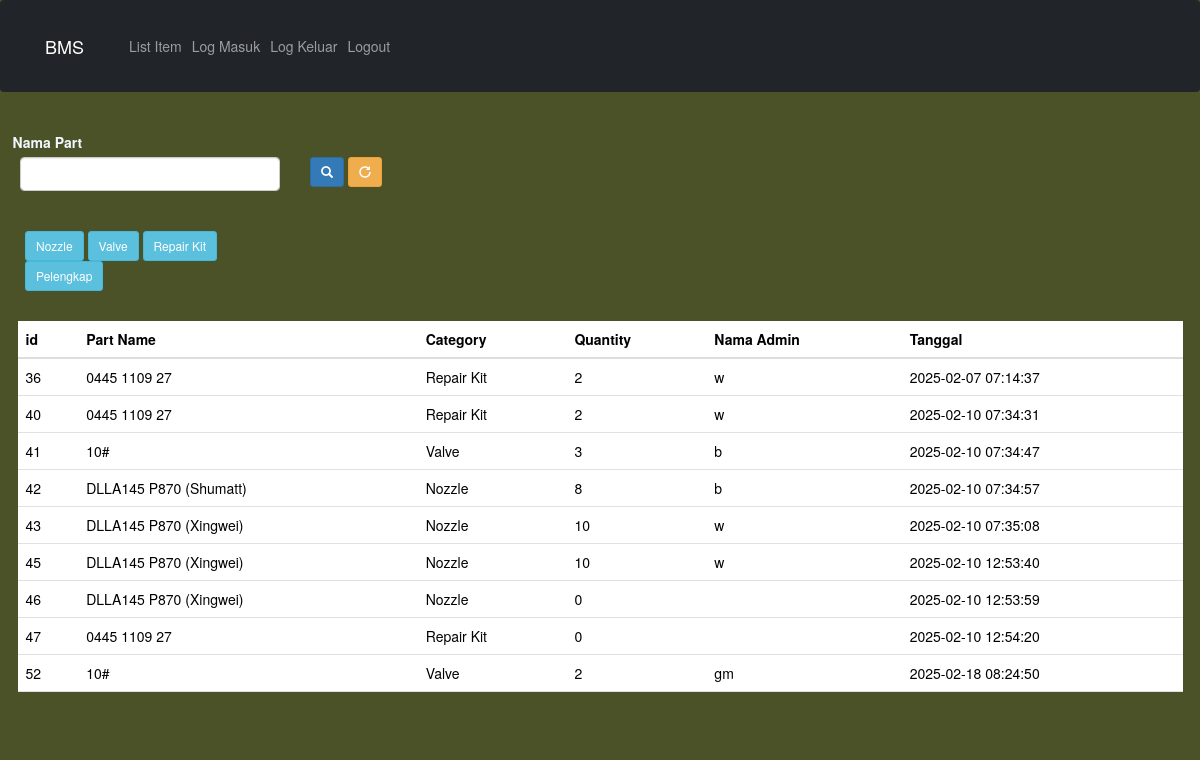
Page /inventory_pages/in_log.php on the committed database.
### tables this page shows
CREATE TABLE `category_table` (
  `id` int(11) NOT NULL,
  `category` text NOT NULL,
  `created_on` timestamp NOT NULL DEFAULT current_timestamp(),
  `updated_on` timestamp NOT NULL DEFAULT current_timestamp()
);

CREATE TABLE `logger` (
  `id` int(11) NOT NULL,
  `part_name` text NOT NULL,
  `category` text NOT NULL,
  `logging` text NOT NULL,
  `quantity` int(11) NOT NULL,
  `issued_by` text NOT NULL,
  `created_on` timestamp NOT NULL DEFAULT current_timestamp(),
  `updated_on` timestamp NOT NULL DEFAULT current_timestamp()
);

### inventory_pages/in_log.php (the view, shortened to what this page needs)
<!DOCTYPE html>
<html lang="en">
    <head>
        <link href="https://cdn.jsdelivr.net/npm/bootstrap@5.3.2/dist/css/bootstrap.min.css" rel="stylesheet">
        <link rel="stylesheet" href="https://maxcdn.bootstrapcdn.com/bootstrap/3.3.7/css/bootstrap.min.css">
        <link rel="stylesheet" type='text/css' href='style.css'>
    </head>
    <body>
        <?php
        include 'sql.php';
        ?>
        <nav class="navbar navbar-expand-lg navbar-dark bg-dark fixed-top">
            <div class="container" id='navbar'>
                <a class="navbar-brand" href="index.php">BMS</a>
                <div class="collapse navbar-collapse" id="navbarNav">
                    <ul class="navbar-nav ms-auto">
                        <li class="nav-item">
                            <a class="nav-link" href="list.php">List Item</a>
                        </li>
                        <li class="nav-item">
                            <a class="nav-link" href="in_log.php">Log Masuk</a>
                        </li>
                        <li class="nav-item">
                            <a class="nav-link" href="out_log.php">Log Keluar</a>
                        </li>
                        <li class="nav-item">
                            <a class="nav-link" href="logout.php">Logout</a>
                        </li>
                    </ul>
                </div>
                <a class="navbar-brand" href="index.php"><?php echo $_SESSION['username']. $_SESSION['permission']; ?></a>
            </div>
        </nav>
        <?php
            try {
                $conn = new PDO("mysql:host=$servername;dbname=$dbname", $username, $password);
                $conn->setAttribute(PDO::ATTR_ERRMODE, PDO::ERRMODE_EXCEPTION);
            } catch (PDOException $e) {
                echo "
                <div class='alert alert-danger' role='alert'>
                    Error: " . $e->getMessage() . "</div>";
            }
            if (isset($x)) {
                $stmt = $conn->prepare("SELECT * FROM logger WHERE `logging` = 'In' AND part_name LIKE '$x';");
            }
            elseif(isset($category)){
                $stmt = $conn->prepare("SELECT * FROM logger WHERE `logging` = 'In' AND category = '$category';");
            }
            else{
                $stmt = $conn->prepare("SELECT * FROM logger WHERE `logging` = 'In';");
            }
            $stmt->execute();
            $stmt2 = $conn->prepare("SELECT * FROM category_table");
            $stmt2->execute();
        ?>
        <div class='md-5 content'>
            <form method="post">
                <div class='row'>
                    <div class='row'>
                        <label for="part_name" class='form-label text_bold text_bold'>Nama Part</label>
                        <div class='mb-3 col-md-3'>
                            <input class="form-control" type="text" name="part_name" value=''>
                        </div>
                        <div class='mb-3 col-md-3'>
                            <button type="submit" name='search' value='0' class="btn btn-primary btn-sm">
                                <span class="glyphicon glyphicon-search"></span>
                            </button>
                            <button type="submit" name='refresh' value='0' class="btn btn-warning btn-sm">
                                <span class="glyphicon glyphicon-repeat"></span>
                            </button>
                        </div>
                    </div>
                </div>
                <div class='row'>
                    <div class='mb-3 col-md-3'>
                        <?php
                        $category = $stmt2->fetchAll(PDO::FETCH_ASSOC);
                        foreach($category as $cat){
                            echo "
                            <button type='submit' name='category' value='{$cat['category']}' class='btn btn-info btn-sm'>
                                {$cat['category']}
                            </button>
                            ";
                        }
                        ?>
                    </div>
                </div>
            </form>
            <div class='row'>
                <div class='mb-3'>
                    <table id="myTable" class='table'>
                        <thead>
                            <tr>
                                <th>id</th>
                                <th>Part Name</th>
                                <th>Category</th>
                                <th>Quantity</th>
                                <th>Nama Admin</th>
                                <th>Tanggal</th>
                            </tr>
                        </thead>
                        <tbody>
                            <?php
                            $table = $stmt->fetchAll(PDO::FETCH_ASSOC);
                            foreach($table as $row):
                            ?>
                                <tr>
                                    <form method='post'>
                                        <td><?php echo isset($row['id']) ? $row['id'] : '';?></td>
                                        <td><?php echo isset($row['part_name']) ? $row['part_name'] : '';?></td>
                                        <td><?php echo isset($row['category']) ? $row['category'] : '';?></td>
                                        <td><?php echo isset($row['quantity']) ? $row['quantity'] : '';?></td>
                                        <td><?php echo isset($row['issued_by']) ? $row['issued_by'] : '';?></td>
                                        <td><?php echo isset($row['created_on']) ? $row['created_on'] : '';?></td>
                                    </form>
                                </tr>
                            <?php endforeach; ?>
                        </tbody>
                    </table>
                </div>
            </div>
        </div>
    </body>
</html>

### inventory_pages/style.css (style rules this page uses)
body { background-color: #4c5228; color: aliceblue; justify-content: center; align-items: center; }
.navbar { z-index: 1; background-color: #4e442800; }
.content { margin-left: 15px; margin-right: 15px; justify-content: center; align-items: center; }
.container { padding: 15px; background-color: #91919100; }
table { border-collapse: collapse; width: 100%; }
.row { padding: 10px; }

### rows in the picture
category_table: category "Nozzle"
category_table: category "Valve"
category_table: category "Repair Kit"
category_table: category "Pelengkap"
logger: id "36", part_name "0445 1109 27", category "Repair Kit", quantity "2", issued_by "w", created_on "2025-02-07 07:14:37"
logger: id "40", part_name "0445 1109 27", category "Repair Kit", quantity "2", issued_by "w", created_on "2025-02-10 07:34:31"
logger: id "41", part_name "10#", category "Valve", quantity "3", issued_by "b", created_on "2025-02-10 07:34:47"
logger: id "42", part_name "DLLA145 P870 (Shumatt)", category "Nozzle", quantity "8", issued_by "b", created_on "2025-02-10 07:34:57"
logger: id "43", part_name "DLLA145 P870 (Xingwei)", category "Nozzle", quantity "10", issued_by "w", created_on "2025-02-10 07:35:08"
logger: id "45", part_name "DLLA145 P870 (Xingwei)", category "Nozzle", quantity "10", issued_by "w", created_on "2025-02-10 12:53:40"
logger: id "46", part_name "DLLA145 P870 (Xingwei)", category "Nozzle", quantity "0", created_on "2025-02-10 12:53:59"
logger: id "47", part_name "0445 1109 27", category "Repair Kit", quantity "0", created_on "2025-02-10 12:54:20"
logger: id "52", part_name "10#", category "Valve", quantity "2", issued_by "gm", created_on "2025-02-18 08:24:50"
